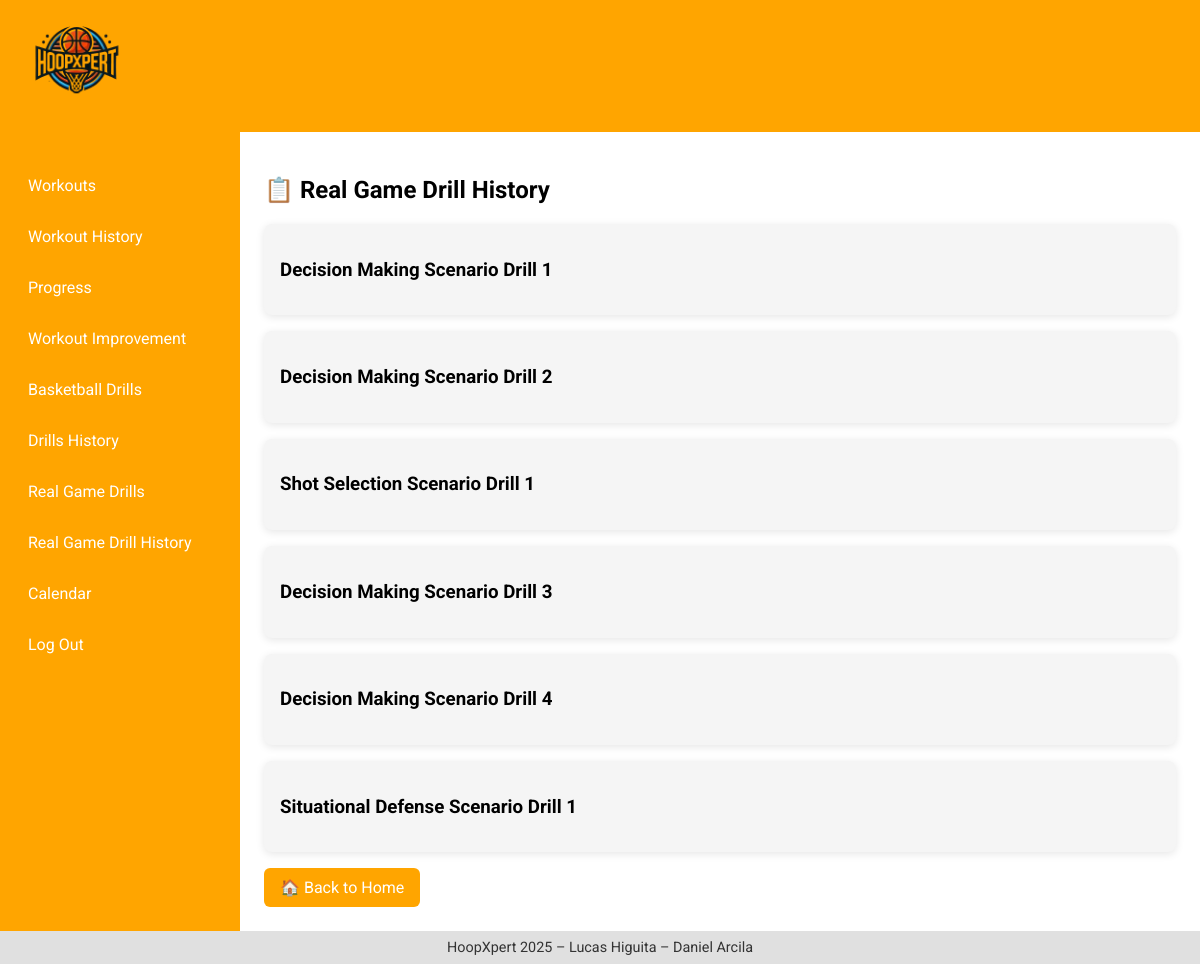
The app's page /real_game_drills_list/ with its own data.
### workout/models.py (models this page shows, shortened)
class RealGameDrillWorkout(models.Model):
    name = models.CharField(max_length=100)
    situation_type = models.CharField(max_length=100)  # Ej: 'Fast Break', 'Zone Defense', etc.
    drills = models.ManyToManyField(RealGameDrill)

### workout/views.py (the view)
# urls.py: path('real_game_drills_list/', workout_views.real_game_drills_list),
def real_game_drills_list(request):
    workouts = RealGameDrillWorkout.objects.all()
    return render(request, 'real_game_drills_list.html', {'workouts': workouts})

### workout/templates/real_game_drills_list.html (shortened to what this page needs)
{% extends 'base.html' %}
{% block content %}
<h2>📋 Real Game Drill History</h2>
{% if workouts %}
    {% for workout in workouts %}
    <div class="card">
        <h3>{{ workout.name }}</h3>
    </div>
    {% endfor %}
{% else %}
    <p>No real game drill routines found.</p>
{% endif %}
<a href="/main/" class="btn">🏠 Back to Home</a>
{% endblock %}

### templates/base.html (style rules this page uses)
:root { --bg: #ffffff; --surface: #f5f5f5; --accent: #FFA500; --accent-hover: #e59400; --text-main: #ffffff; --footer-bg: #e0e0e0; --footer-text: #333333; }
* { box-sizing: border-box; }
body { display: grid; grid-template-areas: "header header" "sidebar main" "footer footer"; grid-template-columns: 240px 1fr; grid-template-rows: auto 1fr auto; margin: 0; font-family: 'Roboto', sans-serif; background: var(--bg); height: 100vh; overflow: hidden; }
.card { background: var(--surface); border-radius: 8px; padding: 16px; margin-bottom: 16px; box-shadow: 0 2px 8px rgba(0,0,0,0.1); transition: transform 0.3s; color: #000; }
.btn { display: inline-block; padding: 10px 16px; background: var(--accent); color: var(--text-main); text-decoration: none; border-radius: 6px; transition: background 0.3s; }

### records on screen
RealGameDrillWorkout: name "Decision Making Scenario Drill 1"
RealGameDrillWorkout: name "Decision Making Scenario Drill 2"
RealGameDrillWorkout: name "Shot Selection Scenario Drill 1"
RealGameDrillWorkout: name "Decision Making Scenario Drill 3"
RealGameDrillWorkout: name "Decision Making Scenario Drill 4"
RealGameDrillWorkout: name "Situational Defense Scenario Drill 1"
